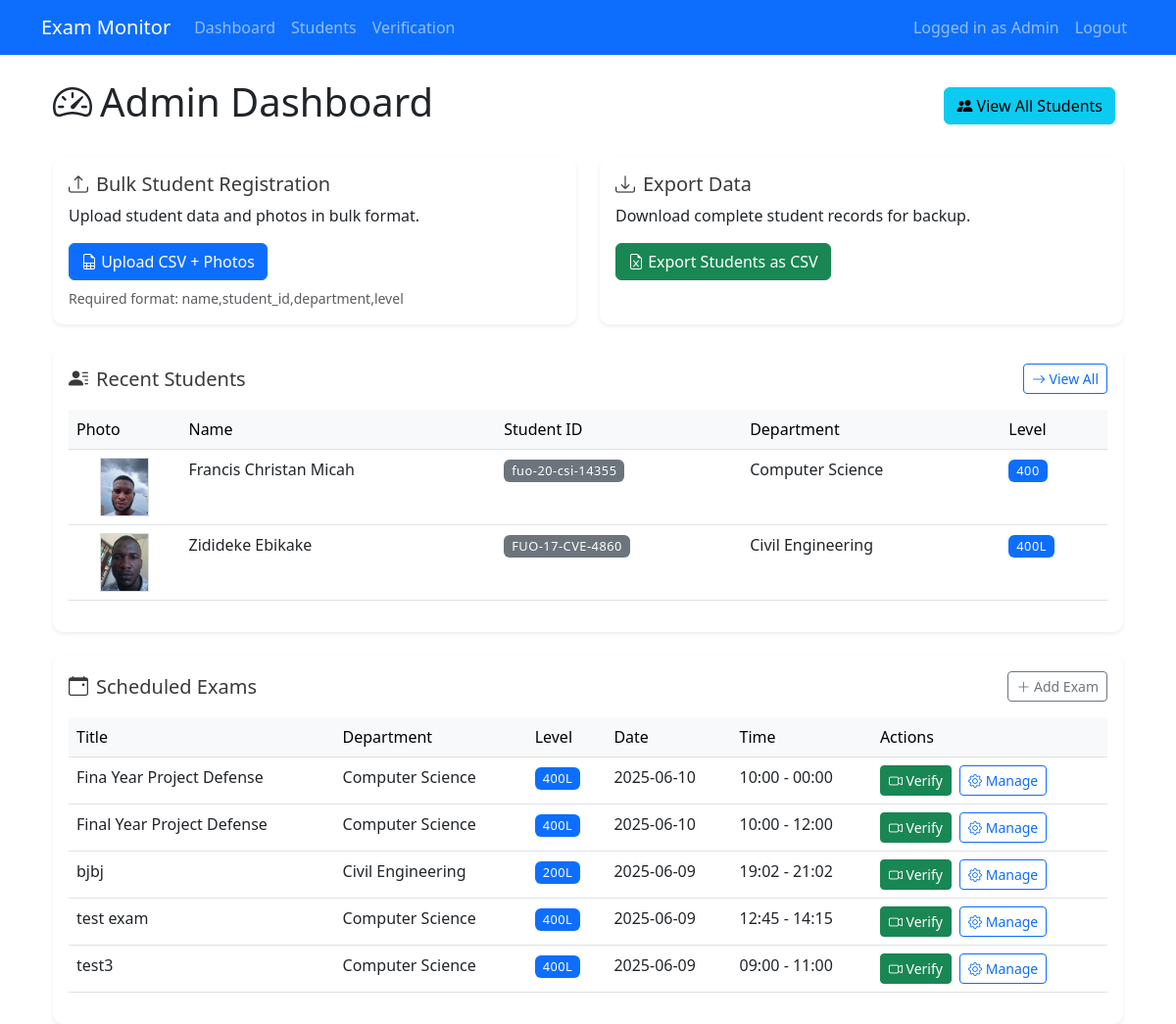
Page /admin (signed in) on the committed database.
### app.py (models this page shows, shortened)
class Student(db.Model):
    __tablename__ = 'students'
    id = db.Column(db.Integer, primary_key=True)
    name = db.Column(db.String(255), nullable=False)
    student_id = db.Column(db.String(50), unique=True, nullable=False)
    department = db.Column(db.String(100), nullable=False)
    level = db.Column(db.String(10), nullable=False)
    embedding_path = db.Column(db.String(255), nullable=False)

class Exam(db.Model):
    __tablename__ = 'exams'
    id = db.Column(db.Integer, primary_key=True)
    title = db.Column(db.String(255), nullable=False)
    department = db.Column(db.String(100), nullable=False)
    level = db.Column(db.String(10), nullable=False)
    start_time = db.Column(db.DateTime, nullable=False)
    end_time = db.Column(db.DateTime, nullable=False)
    status = db.Column(db.String(20), default='scheduled') # 'scheduled', 'active', 'completed'

### app.py (the view)
@app.route('/admin')
@login_required
def admin_dashboard():
    exams = Exam.query.order_by(Exam.start_time.desc()).limit(5).all()
    students = Student.query.order_by(Student.id.desc()).limit(5).all()
    return render_template('admin_dashboard.html',
                           exams=exams,
                           students=students)

### app.py (called while the page is built)
def login_required(f):
    @wraps(f)
    def decorated_function(*args, **kwargs):
        if not session.get('logged_in'):
            flash('Please log in', 'error')
            return redirect(url_for('login'))
        return f(*args, **kwargs)
    return decorated_function

### templates/admin_dashboard.html (shortened to what this page needs)
{% extends "base.html" %}
{% block content %}
<div class="container mt-4">
    <div class="d-flex justify-content-between align-items-center mb-4">
        <h1><i class="bi bi-speedometer2 me-2"></i>Admin Dashboard</h1>
        <div>
            <a href="{{ url_for('list_students') }}" class="btn btn-info me-2">
                <i class="bi bi-people-fill"></i> View All Students
            </a>
        </div>
    </div>
    <div class="row mb-4 g-4">
        <div class="col-md-6">
            <div class="card shadow-sm h-100">
                <div class="card-body">
                    <h5 class="card-title"><i class="bi bi-upload me-2"></i>Bulk Student Registration</h5>
                    <p class="card-text">Upload student data and photos in bulk format.</p>
                    <a href="{{ url_for('bulk_upload') }}" class="btn btn-primary">
                        <i class="bi bi-file-earmark-spreadsheet"></i> Upload CSV + Photos
                    </a>
                    <small class="text-muted d-block mt-2">
                        Required format: name,student_id,department,level
                    </small>
                </div>
            </div>
        </div>
        <div class="col-md-6">
            <div class="card shadow-sm h-100">
                <div class="card-body">
                    <h5 class="card-title"><i class="bi bi-download me-2"></i>Export Data</h5>
                    <p class="card-text">Download complete student records for backup.</p>
                    <a href="{{ url_for('export_students') }}" class="btn btn-success">
                        <i class="bi bi-file-earmark-excel"></i> Export Students as CSV
                    </a>
                </div>
            </div>
        </div>
    </div>
    <div class="card shadow-sm mb-4">
        <div class="card-body">
            <div class="d-flex justify-content-between align-items-center mb-3">
                <h5 class="card-title mb-0"><i class="bi bi-person-lines-fill me-2"></i>Recent Students</h5>
                <div>
                    <a href="{{ url_for('list_students') }}" class="btn btn-sm btn-outline-primary">
                        <i class="bi bi-arrow-right"></i> View All
                    </a>
                </div>
            </div>
            <div class="table-responsive">
                <table class="table table-hover">
                    <thead class="table-light">
                        <tr>
                            <th>Photo</th>
                            <th>Name</th>
                            <th>Student ID</th>
                            <th>Department</th>
                            <th>Level</th>
                        </tr>
                    </thead>
                    <tbody>
                        {% for student in students %}
                        <tr>
                            <td data-label="Photo">
                                <div class="passport-photo-container-sm">
                                    <img src="{{ url_for('static', filename='images/students/' + student.student_id + '.jpg') }}"
                                        class="passport-photo" alt="{{ student.name }}"
                                        onerror="this.src='{{ url_for('static', filename='images/default-passport.jpg') }}'">
                                </div>
                            </td>
                            <td data-label="Name">{{ student.name }}</td>
                            <td data-label="ID"><span class="badge bg-secondary">{{ student.student_id }}</span></td>
                            <td data-label="Department">{{ student.department }}</td>
                            <td data-label="Level"><span class="badge bg-primary">{{ student.level }}</span></td>
                        </tr>
                        {% endfor %}
                    </tbody>
                </table>
            </div>
        </div>
    </div>
    <div class="card shadow-sm">
        <div class="card-body">
            <div class="d-flex justify-content-between align-items-center mb-3">
                <h5 class="card-title mb-0"><i class="bi bi-calendar-event me-2"></i>Scheduled Exams</h5>
                <a href="{{ url_for('add_exam') }}" class="btn btn-sm btn-outline-secondary">
                    <i class="bi bi-plus-lg"></i> Add Exam
                </a>
            </div>
            {% if exams %}
            <div class="table-responsive">
                <table class="table table-hover">
                    <thead class="table-light">
                        <tr>
                            <th>Title</th>
                            <th>Department</th>
                            <th>Level</th>
                            <th>Date</th>
                            <th>Time</th>
                            <th>Actions</th>
                        </tr>
                    </thead>
                    <tbody>
                        {% for exam in exams %}
                        <tr>
                            <td>{{ exam.title }}</td>
                            <td>{{ exam.department }}</td>
                            <td><span class="badge bg-primary">{{ exam.level }}</span></td>
                            <td>{{ exam.start_time.strftime('%Y-%m-%d') }}</td>
                            <td>
                                {{ exam.start_time.strftime('%H:%M') }} - {{ exam.end_time.strftime('%H:%M') }}
                            </td>
                            <td>
                                <a href="{{ url_for('camera', exam_id=exam.id) }}"
                                    class="btn btn-sm btn-success me-1" title="Start Student Verification">
                                    <i class="bi bi-camera-video"></i> Verify
                                </a>
                                <a href="{{ url_for('manage_exam', exam_id=exam.id) }}"
                                    class="btn btn-sm btn-outline-primary" title="Manage Exam Participants">
                                    <i class="bi bi-gear"></i> Manage
                                </a>
                            </td>
                        </tr>
                        {% endfor %}
                    </tbody>
                </table>
            </div>
            {% else %}
            <div class="alert alert-info">
                No exams scheduled yet. <a href="{{ url_for('add_exam') }}">Add your first exam</a>.
            </div>
            {% endif %}
        </div>
    </div>
</div>
{% endblock %}

### templates/admin_dashboard.html (style rules this page uses)
.card { border: none; border-radius: 10px; transition: transform 0.2s ease, box-shadow 0.2s ease; }
.card-title { color: #3a3a3a; }
.table th { white-space: nowrap; font-weight: 500; }
.badge { font-weight: 500; padding: 5px 8px; font-size: 0.8em; letter-spacing: 0.5px; }
.passport-photo-container-sm { width: 50px; height: 60px; display: flex; justify-content: center; align-items: center; background: #f0f0f0; border: 1px solid #ddd; overflow: hidden; margin: 0 auto; }
.passport-photo { width: 100%; height: 100%; object-fit: cover; object-position: center top; }

### rows in the picture
Student: student (picture), name "Francis Christan Micah", student_id "fuo-20-csi-14355", department "Computer Science", level "400"
Student: student (picture), name "Zidideke Ebikake", student_id "FUO-17-CVE-4860", department "Civil Engineering", level "400L"
Exam: title "Fina Year Project Defense", department "Computer Science", level "400L", start_time "2025-06-10", start_time "10:00", end_time "00:00"
Exam: title "Final Year Project Defense", department "Computer Science", level "400L", start_time "2025-06-10", start_time "10:00", end_time "12:00"
Exam: title "bjbj", department "Civil Engineering", level "200L", start_time "2025-06-09", start_time "19:02", end_time "21:02"
Exam: title "test exam", department "Computer Science", level "400L", start_time "2025-06-09", start_time "12:45", end_time "14:15"
Exam: title "test3", department "Computer Science", level "400L", start_time "2025-06-09", start_time "09:00", end_time "11:00"
